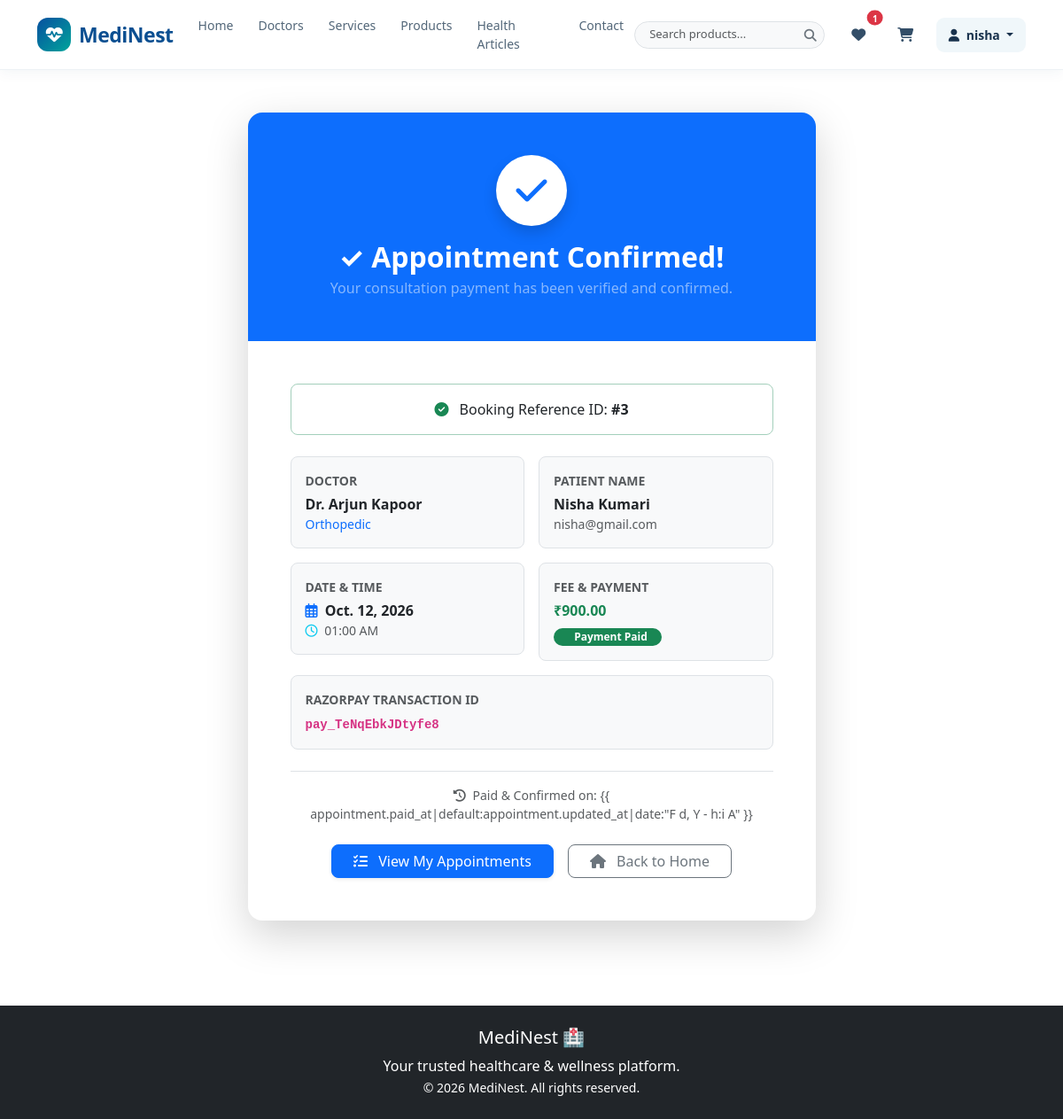
The app's page /appointments/success/3/ (signed in) with its own data.
### appointments/models.py (models this page shows, shortened)
class Appointment(models.Model):
    STATUS_CHOICES = [
        ("Pending", "Pending"),
        ("Confirmed", "Confirmed"),
        ("Completed", "Completed"),
        ("Cancelled", "Cancelled"),
    ]
    PAYMENT_STATUS_CHOICES = [
        ("pending", "Pending"),
        ("paid", "Paid"),
        ("failed", "Failed"),
    ]
    user = models.ForeignKey(
        settings.AUTH_USER_MODEL,
        on_delete=models.CASCADE,
        related_name="appointments"
    )
    doctor = models.ForeignKey(
        Doctor,
        on_delete=models.CASCADE,
        related_name="appointments"
    )
    appointment_date = models.DateField()
    appointment_time = models.TimeField()
    patient_name = models.CharField(max_length=150)
    phone = models.CharField(max_length=20)
    email = models.EmailField()
    symptoms = models.TextField(
        blank=True,
        help_text="Symptoms / Reason for consultation"
    )
    consultation_fee = models.DecimalField(
        max_digits=8,
        decimal_places=2
    )
    status = models.CharField(
        max_length=20,
        choices=STATUS_CHOICES,
        default="Pending"
    )
    payment_method = models.CharField(
        max_length=20,
        default="razorpay"
    )
    payment_status = models.CharField(
        max_length=20,
        choices=PAYMENT_STATUS_CHOICES,
        default="pending"
    )
    razorpay_order_id = models.CharField(
        max_length=255,
        blank=True,
        null=True
    )
    razorpay_payment_id = models.CharField(
        max_length=255,
        blank=True,
        null=True
    )
    razorpay_signature = models.CharField(
        max_length=255,
        blank=True,
        null=True
    )
    paid_at = models.DateTimeField(
        blank=True,
        null=True
    )
    created_at = models.DateTimeField(auto_now_add=True)
    updated_at = models.DateTimeField(auto_now=True)
    class Meta:
        ordering = ["-created_at"]

### doctors/models.py (models this page shows, shortened)
class Doctor(models.Model):
    SPECIALIZATION_CHOICES = [
        ("General Physician", "General Physician"),
        ("Cardiologist", "Cardiologist"),
        ("Dermatologist", "Dermatologist"),
        ("Dentist", "Dentist"),
        ("Pediatrician", "Pediatrician"),
        ("Gynecologist", "Gynecologist"),
        ("Neurologist", "Neurologist"),
        ("Orthopedic", "Orthopedic"),
    ]
    name = models.CharField(max_length=150)
    specialization = models.CharField(
        max_length=100,
        choices=SPECIALIZATION_CHOICES
    )
    qualification = models.CharField(max_length=200)
    experience = models.PositiveIntegerField(
        help_text="Experience in years"
    )
    bio = models.TextField(blank=True)
    profile_image = models.ImageField(
        upload_to="doctors/",
        blank=True,
        null=True
    )
    consultation_fee = models.DecimalField(
        max_digits=8,
        decimal_places=2
    )
    available_days = models.CharField(
        max_length=200,
        help_text="Example: Monday, Wednesday, Friday"
    )
    available_time = models.CharField(
        max_length=100,
        help_text="Example: 10:00 AM - 2:00 PM"
    )
    is_available = models.BooleanField(default=True)
    created_at = models.DateTimeField(auto_now_add=True)
    updated_at = models.DateTimeField(auto_now=True)
    @property
    def display_name(self):
        name = (self.name or "").strip()
        if not name:
            return "Dr."
        normalized_name = re.sub(r"^(?:Dr\.\s*)+", "", name, flags=re.IGNORECASE)
        normalized_name = normalized_name.strip()
        if not normalized_name:
            return "Dr."
        return f"Dr. {normalized_name}"

### appointments/views.py (the view)
# urls.py: path("success/<int:appointment_id>/", views.appointment_success, name="appointment_success"),
@login_required
def appointment_success(request, appointment_id):
    appointment = get_object_or_404(
        Appointment,
        id=appointment_id,
        user=request.user
    )
    return render(
        request,
        "appointments/appointment_success.html",
        {"appointment": appointment}
    )

### appointments/templates/appointments/appointment_success.html (shortened to what this page needs)
{% extends "base.html" %}
{% block content %}
<section class="py-5">
    <div class="container">
        <div class="row justify-content-center">
            <div class="col-md-9 col-lg-7">
                <div class="card border-0 shadow-lg rounded-4 text-center overflow-hidden">
                    <div class="bg-primary text-white p-4 p-md-5">
                        <div class="bg-white text-primary rounded-circle mx-auto mb-3 d-flex align-items-center justify-content-center shadow"
                            style="width: 80px; height: 80px;">
                            <i class="fa-solid fa-check fs-1"></i>
                        </div>
                        <h2 class="fw-bold mb-1">✓ Appointment Confirmed!</h2>
                        <p class="mb-0 text-white-50">
                            Your consultation payment has been verified and confirmed.
                        </p>
                    </div>
                    <div class="card-body p-4 p-md-5 text-start">
                        <div class="alert alert-success-subtle border border-success-subtle rounded-3 text-center mb-4">
                            <i class="fa-solid fa-circle-check text-success me-2"></i>
                            Booking Reference ID: <strong>#{{ appointment.id }}</strong>
                        </div>
                        <div class="row g-3">
                            <div class="col-sm-6">
                                <div class="p-3 bg-light rounded-3 border">
                                    <div class="small text-muted fw-semibold text-uppercase">Doctor</div>
                                    <div class="fw-bold text-dark fs-6 mt-1">{{ appointment.doctor.display_name }}</div>
                                    <div class="small text-primary">{{ appointment.doctor.specialization }}</div>
                                </div>
                            </div>
                            <div class="col-sm-6">
                                <div class="p-3 bg-light rounded-3 border">
                                    <div class="small text-muted fw-semibold text-uppercase">Patient Name</div>
                                    <div class="fw-bold text-dark fs-6 mt-1">{{ appointment.patient_name }}</div>
                                    <div class="small text-muted">{{ appointment.email }}</div>
                                </div>
                            </div>
                            <div class="col-sm-6">
                                <div class="p-3 bg-light rounded-3 border">
                                    <div class="small text-muted fw-semibold text-uppercase">Date & Time</div>
                                    <div class="fw-bold text-dark fs-6 mt-1">
                                        <i class="fa-regular fa-calendar-days text-primary me-1"></i>
                                        {{ appointment.appointment_date }}
                                    </div>
                                    <div class="small text-muted">
                                        <i class="fa-regular fa-clock text-info me-1"></i>
                                        {{ appointment.appointment_time|time:"h:i A" }}
                                    </div>
                                </div>
                            </div>
                            <div class="col-sm-6">
                                <div class="p-3 bg-light rounded-3 border">
                                    <div class="small text-muted fw-semibold text-uppercase">Fee & Payment</div>
                                    <div class="fw-bold text-success fs-6 mt-1">₹{{ appointment.consultation_fee }}
                                    </div>
                                    <div class="mt-1">
                                        <span class="badge bg-success text-white px-3 py-1 rounded-pill">
                                             Payment Paid
                                        </span>
                                    </div>
                                </div>
                            </div>
                            <div class="col-12">
                                <div class="p-3 bg-light rounded-3 border">
                                    <div class="small text-muted fw-semibold text-uppercase">Razorpay Transaction ID
                                    </div>
                                    <div class="fw-mono text-dark fw-bold mt-1">
                                        {% if appointment.razorpay_payment_id %}
                                        <code>{{ appointment.razorpay_payment_id }}</code>
                                        {% else %}
                                        <span class="text-muted">Verified Online Payment</span>
                                        {% endif %}
                                    </div>
                                </div>
                            </div>
                        </div>
                        <div class="mt-4 pt-3 border-top text-center text-muted small">
                            <i class="fa-solid fa-clock-rotate-left me-1"></i> Paid & Confirmed on: {{
                            appointment.paid_at|default:appointment.updated_at|date:"F d, Y - h:i A" }}
                        </div>
                        <div class="d-flex flex-column flex-sm-row gap-3 justify-content-center mt-4">
                            <a href="{% url 'appointments:my_appointments' %}"
                                class="btn btn-primary rounded-3 px-4 shadow-sm">
                                <i class="fa-solid fa-list-check me-2"></i> View My Appointments
                            </a>
                            <a href="{% url 'core:home' %}" class="btn btn-outline-secondary rounded-3 px-4">
                                <i class="fa-solid fa-house me-2"></i> Back to Home
                            </a>
                        </div>
                    </div>
                </div>
            </div>
        </div>
    </div>
</section>
{% endblock %}

### core/templates/includes/navbar.html (shortened to what this page needs)
<nav class="navbar navbar-expand-lg bg-white sticky-top medinest-navbar">
    <div class="container">
        <a class="navbar-brand medinest-logo" href="{% url 'core:home' %}">
            <i class="fa-solid fa-heart-pulse"></i>
            MediNest
        </a>
        <div class="collapse navbar-collapse" id="medinestNavbar">
            <ul class="navbar-nav mx-auto mb-2 mb-lg-0">
                <li class="nav-item">
                    <a class="nav-link" href="{% url 'core:home' %}">
                        Home
                    </a>
                </li>
                <li class="nav-item">
                    <a class="nav-link" href="{% url 'doctors:doctor_list' %}">
                        Doctors
                    </a>
                </li>
                <li class="nav-item">
                    <a class="nav-link" href="{% url 'core:services' %}">
                        Services
                    </a>
                </li>
                <li class="nav-item">
                    <a class="nav-link" href="{% url 'products:product_list' %}">
                        Products
                    </a>
                </li>
                <li class="nav-item">
                    <a class="nav-link" href="{% url 'blog:article_list' %}">
                        Health Articles
                    </a>
                </li>
                <li class="nav-item">
                    <a class="nav-link" href="#">
                        Contact
                    </a>
                </li>
            </ul>
            <div class="d-flex align-items-center gap-3">
                <form action="{% url 'products:product_list' %}" method="get" class="d-none d-md-flex align-items-center me-1">
                    <div class="input-group input-group-sm rounded-pill overflow-hidden border bg-light" style="max-width: 220px;">
                        <input type="text" name="search" class="form-control border-0 bg-transparent ps-3 pe-1" placeholder="Search products..." value="{{ request.GET.search|default:'' }}" style="font-size: 13px;">
                        <button class="btn border-0 text-secondary px-2" type="submit" title="Search">
                            <i class="fa-solid fa-magnifying-glass"></i>
                        </button>
                    </div>
                </form>
                {% if user.is_authenticated %}
                <a href="{% url 'wishlist:wishlist' %}" class="nav-icon-btn position-relative" title="Wishlist">
                    <i class="fa-solid fa-heart"></i>
                    {% with wishlist_count=user.wishlistitem_set.count %}
                    {% if wishlist_count %}
                    <span class="position-absolute top-0 start-100 translate-middle badge rounded-pill bg-danger"
                        style="font-size: 10px;">
                        {{ wishlist_count }}
                    </span>
                    {% endif %}
                    {% endwith %}
                </a>
                {% endif %}
                <a href="{% url 'cart:cart_detail' %}" class="nav-icon-btn" title="Cart">
                    <i class="fa-solid fa-cart-shopping"></i>
                </a>
                {% if user.is_authenticated %}
                <div class="dropdown">
                    <button class="user-btn dropdown-toggle" type="button" data-bs-toggle="dropdown"
                        aria-expanded="false">
                        <i class="fa-solid fa-user me-1"></i>
                        {{ user.username }}
                    </button>
                </div>
                {% else %}
                <a href="{% url 'accounts:login' %}" class="login-btn">
                    Login
                </a>
                {% endif %}
            </div>
        </div>
    </div>
</nav>

### core/templates/includes/navbar.html (style rules this page uses)
.medinest-navbar { min-height: 72px; border-bottom: 1px solid #edf2f5; box-shadow: 0 3px 15px rgba(0, 60, 100, 0.05); z-index: 1000; }
.medinest-logo { display: flex; align-items: center; gap: 9px; font-size: 23px; font-weight: 800; color: #0b4f91 !important; letter-spacing: -0.5px; }
.medinest-logo i { width: 38px; height: 38px; display: flex; align-items: center; justify-content: center; border-radius: 12px; background: linear-gradient(135deg, #0750a0, #00a49b); color: white; font-size: 19px; }
.navbar-nav { gap: 4px; }
.navbar-nav .nav-link { color: #536779; font-size: 14px; font-weight: 500; padding: 10px 12px !important; border-radius: 9px; transition: all 0.25s ease; }
.nav-icon-btn { width: 38px; height: 38px; display: flex; align-items: center; justify-content: center; border: none; background: transparent; color: #334e68; border-radius: 50%; text-decoration: none; transition: 0.25s; }
.user-btn { border: none; background: #f0f7fa; color: #19324d; padding: 9px 14px; border-radius: 9px; font-size: 14px; font-weight: 600; }

### records on screen
Appointment: id "3", doctor.display_name "Dr. Arjun Kapoor", doctor.specialization "Orthopedic", patient_name "Nisha Kumari", email "nisha@gmail.com", appointment_date "Oct. 12, 2026", appointment_time "01:00 AM", consultation_fee "900.00", razorpay_payment_id "pay_TeNqEbkJDtyfe8"

### other values on screen
{{ wishlist_count }} "1"
{{ user.username }} "nisha"
